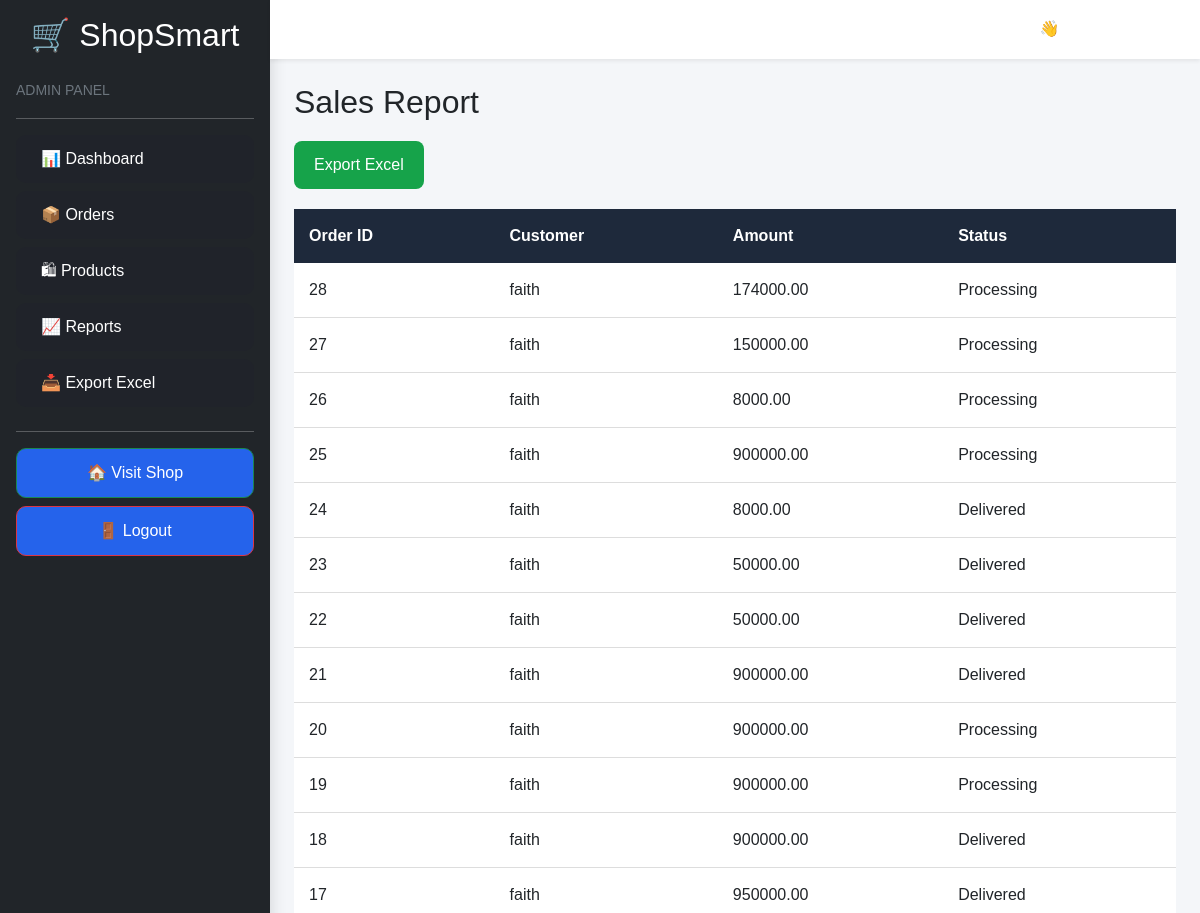
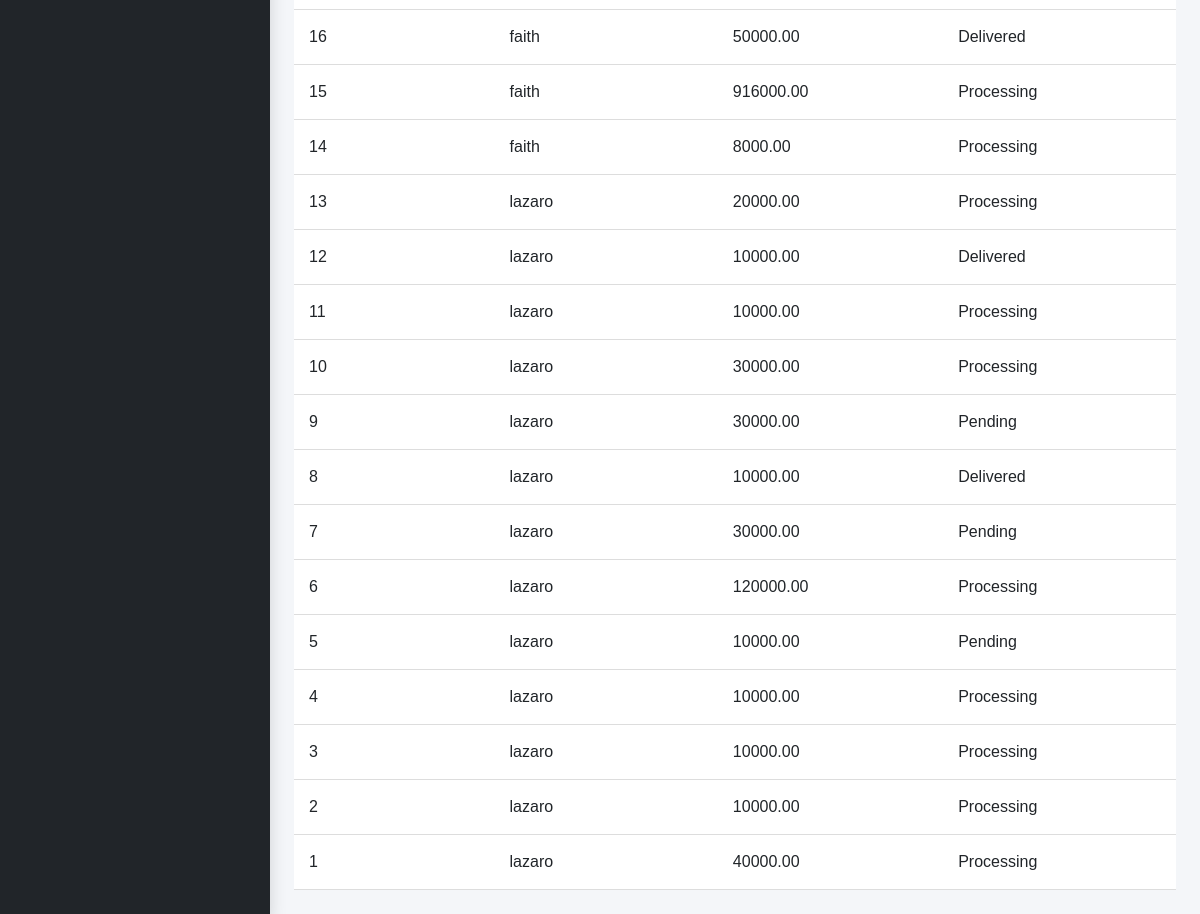
/reports/ (signed in), run on the app's committed database (2 pictures, top to bottom).
### orders/models.py (models this page shows, shortened)
class Order(models.Model):
    STATUS_CHOICES = (
        ('Pending', 'Pending'),
        ('Approved', 'Approved'),
        ('Processing', 'Processing'),
        ('Out for Delivery', 'Out for Delivery'),
        ('Delivered', 'Delivered'),
    )
    customer = models.ForeignKey(
        User,
        on_delete=models.CASCADE
    )
    total_amount = models.DecimalField(
        max_digits=12,
        decimal_places=2
    )
    status = models.CharField(
        max_length=30,
        choices=STATUS_CHOICES,
        default='Pending'
    )
    created_at = models.DateTimeField(
        auto_now_add=True
    )

### dashboard/views.py (the view)
# urls.py: path('reports/', views.reports, name='reports'),
@login_required
@user_passes_test(admin_required)
def reports(request):
    orders = Order.objects.all().order_by('-id')
    return render(
        request,
        'dashboard/reports.html',
        {
            'orders': orders
        }
    )

### dashboard/views.py (called while the page is built)
def admin_required(user):
    return user.is_superuser

### templates/dashboard/reports.html
{% extends 'admin_base.html' %}
{% block content %}
<h2 class="page-title">
Sales Report
</h2>
<a href="{% url 'export_excel' %}"
class="export-btn">
Export Excel
</a>
<table class="custom-table">
<thead>
<tr>
    <th>Order ID</th>
    <th>Customer</th>
    <th>Amount</th>
    <th>Status</th>
</tr>
</thead>
<tbody>
{% for order in orders %}
<tr>
    <td>{{ order.id }}</td>
    <td>{{ order.customer }}</td>
    <td>{{ order.total_amount }}</td>
    <td>{{ order.status }}</td>
</tr>
{% endfor %}
</tbody>
</table>
{% endblock %}

### static/css/style.css (style rules this page uses)
* { margin:0; padding:0; box-sizing:border-box; }
body { font-family:'Segoe UI',sans-serif; background:#f4f7fb; }
* { margin:0; padding:0; box-sizing:border-box; font-family:Arial, sans-serif; }
body { background:#f4f6f9; }
.page-title { margin-bottom:20px; }
.custom-table { width:100%; border-collapse:collapse; background:#fff; }
.custom-table th { background:#1e293b; color:white; padding:15px; }
.custom-table td { padding:15px; border-bottom:1px solid #ddd; }
.export-btn { display:inline-block; margin-bottom:20px; background:#16a34a; color:white; padding:12px 20px; border-radius:8px; text-decoration:none; }
body { background:#f5f7fa; min-height:100vh; }
.custom-table { width:100%; background:white; }

### data on the page
Order: id "28", customer "faith", total_amount "174000.00", status "Processing"
Order: id "27", customer "faith", total_amount "150000.00", status "Processing"
Order: id "26", customer "faith", total_amount "8000.00", status "Processing"
Order: id "25", customer "faith", total_amount "900000.00", status "Processing"
Order: id "24", customer "faith", total_amount "8000.00", status "Delivered"
Order: id "23", customer "faith", total_amount "50000.00", status "Delivered"
Order: id "22", customer "faith", total_amount "50000.00", status "Delivered"
Order: id "21", customer "faith", total_amount "900000.00", status "Delivered"
Order: id "20", customer "faith", total_amount "900000.00", status "Processing"
Order: id "19", customer "faith", total_amount "900000.00", status "Processing"
Order: id "18", customer "faith", total_amount "900000.00", status "Delivered"
Order: id "17", customer "faith", total_amount "950000.00", status "Delivered"
Order: id "16", customer "faith", total_amount "50000.00", status "Delivered"
Order: id "15", customer "faith", total_amount "916000.00", status "Processing"
Order: id "14", customer "faith", total_amount "8000.00", status "Processing"
Order: id "13", customer "lazaro", total_amount "20000.00", status "Processing"
Order: id "12", customer "lazaro", total_amount "10000.00", status "Delivered"
Order: id "11", customer "lazaro", total_amount "10000.00", status "Processing"
Order: id "10", customer "lazaro", total_amount "30000.00", status "Processing"
Order: id "9", customer "lazaro", total_amount "30000.00", status "Pending"
Order: id "8", customer "lazaro", total_amount "10000.00", status "Delivered"
Order: id "7", customer "lazaro", total_amount "30000.00", status "Pending"
Order: id "6", customer "lazaro", total_amount "120000.00", status "Processing"
Order: id "5", customer "lazaro", total_amount "10000.00", status "Pending"
Order: id "4", customer "lazaro", total_amount "10000.00", status "Processing"
Order: id "3", customer "lazaro", total_amount "10000.00", status "Processing"
Order: id "2", customer "lazaro", total_amount "10000.00", status "Processing"
Order: id "1", customer "lazaro", total_amount "40000.00", status "Processing"
